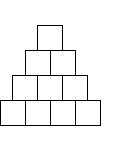
Frame 1 (no input)
Frame 60 (the mouse pressed at the canvas centre just before this capture): identical to frame 1, image omitted
Frame 120 (the mouse held since frame 60 and released just before this capture): identical to frame 1, image omitted

The Processing sketch that drew this single still picture (run headless with seeded random() and noise(); from frame 60 on, the mouse is pressed at the canvas centre):

// Processing sketch: f_1_1
// ── f_1_1.pde
int y;
float x;
void setup() {
  size(125, 150);
  y = 0;
  x = 0;
  background(255);
}
void draw() {
  for (int i = 0; i < 400; i += 25) {
    if (i >= 225 && i < 250) {
      y = 25;
      x = i - 187.5;
      rect(x, y, 25, 25);
    }
    if (i >= 175 && i < 225) {
      y = 50;
      x = i - 150;
      rect(x, y, 25, 25);
    }
    if (i >= 100 && i < 175) {
      y = 75;
      x = i - 87.5;
      rect(x, y, 25, 25);
    } 
    if (i >= 0 && i < 100) {
      y = 100;
      x = i;
      rect(x, y, 25, 25);
    }
  }
}
